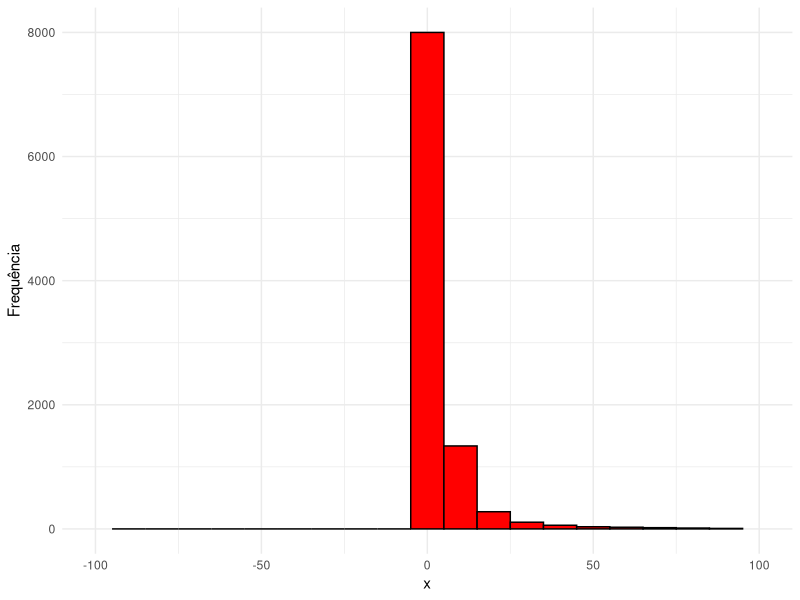

Source code (R):
## ---- chunk 1
knitr::opts_chunk$set(echo = TRUE)
## ---- chunk 2
# Gerando NA's:

n <- 10000
u <- runif(n)
x <- 1/(1-u)
## ---- chunk 3
# Plotando o histograma:
require(ggplot2)
tabela <- data.frame(x)
ggplot(tabela, aes(x=x)) +
    geom_histogram(binwidth=10, fill="red", color="black") +
  labs(x = "x", y = "Frequência") +
    xlim(-100, 100) +
  theme_minimal()

## ---- chunk 4
x        <- rnorm(10^7) 
preditor <- rnorm(10^7)
p_real   <- 0.5
y        <-  p_real*x + sqrt(1-p_real^2)*preditor
## ---- chunk 5
a <- integrand <- function(x,y) {
  
  (sum((x - mean(x))*(y - mean(y))))/sqrt((sum((x - mean(x))^2))*(sum((y - mean(y))^2)))
   
}

p.hat <- a(x,y)
p.hat
## ---- chunk 6
vies <- abs(p.hat - 0.5)
vies
## ---- chunk 7
n          <- 10
x          <- rnorm(n, 50, 1)
lambda_hat <- mean(x)
p_real     <- 2.262157
sigma      <- 1
sigma.hat  <- 1/(n-1)*sum(x-lambda_hat)^2
## ---- chunk 8
F_IC <- function(lambda,p,sigma_hat,n){
  li <- lambda_hat - (p*sigma)/(sqrt(n))
  ls <- lambda_hat + (p*sigma)/(sqrt(n))
  print(c(li,ls))
}
## ---- chunk 9
F_IC(lambda_hat,p_real,sigma.hat,n)
